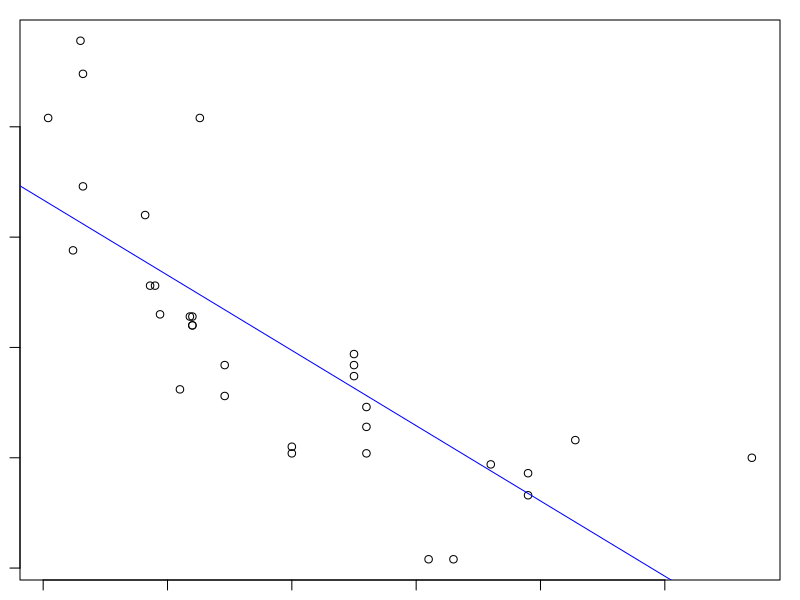

Generate this figure with R: (Note: this script raises an error after producing the figure.)
# 단순/다중 회귀분석 : mtcars dataset

head(mtcars)
str(mtcars)
dim(mtcars)  # 32 11

# 연습1 - 단순선형회귀
# 임의의 마력수를 입력하면 연비를 예축하고 싶어
# 데이터 수집 후 가공을 함. 그런데 mtcars가 제공됨으로 이를 그냥 사용
# hp : 독립변수, mpg : 종속변수 모델 얻기

cor(mtcars$hp, mtcars$mpg) # -0.7761684
par(mar=c(1, 1, 1, 1))
plot(mpg ~ hp, data = mtcars, xlab='hp', ylab='mpg')

# 인과관계가 있다고 판단됨
model1 <- lm(mpg ~ hp, data = mtcars)
model1
# y = -0.06823 * new_hp + 30.09886
summary(model1)  # p-value: 1.788e-07 < 0.05 유의한 모델.R-squared:  0.6024

abline(model1, col = 'blue')

new_hp = 110
cat('예측값 : ', -0.06823 * new_hp + 30.09886)

new_hp = 160
cat('예측값 : ', -0.06823 * new_hp + 30.09886)

new_hp = 70
cat('예측값 : ', -0.06823 * new_hp + 30.09886)

# predict 함수
mynew <- mtcars[c(1, 2),]
mynew <- edit(mynew)
mynew
pred = predict(model1, newdata = mynew)
pred
cat('예측값 : ', pred)

# 연습2 - 다중선형회귀
# 임의의 마력수와 차체무게를 입력하면 연비를 예축하고 싶어
# hp, wt : 독립변수, mpg : 종속변수 모델 얻기
cor(mtcars$hp, mtcars$mpg)  # -0.7761684
cor(mtcars$wt, mtcars$mpg)  # -0.8676594

model2 <- lm(mpg ~ hp + wt, data = mtcars)
model2
# (Intercept)           hp           wt  
# 37.22727     -0.03177     -3.87783  

summary(model2)  # p-value: 9.109e-12 < 0.05 유의한 모델. Adjusted R-squared:  0.8148 

# y = -0.03177 * new_hp + -3.87783  * new_wt * 37.22727

# 예측 : 수식 사용
new_hp = 110; new_wt = 2.620
cat('예측값 : ', -0.03177 * new_hp + -3.87783  * new_wt + 37.22727)

new_hp = 150; new_wt = 5.620
cat('예측값 : ', -0.03177 * new_hp + -3.87783  * new_wt + 37.22727)

new_hp = 80; new_wt = 1.620
cat('예측값 : ', -0.03177 * new_hp + -3.87783  * new_wt + 37.22727)

# 예측값 / 실제값 비교
pred2 <- predict(model2)
cat('예측값 : ', pred2[1:10])
cat('실제값 : ', mtcars$mpg[1:10])

# 새로운 값으로 예측 : predict 함수
new_data <- data.frame(hp = 110, wt = 2.620)
predict(model2, newdata = new_data)

new_data <- data.frame(hp = 80, wt = 1.620)
predict(model2, newdata = new_data)
